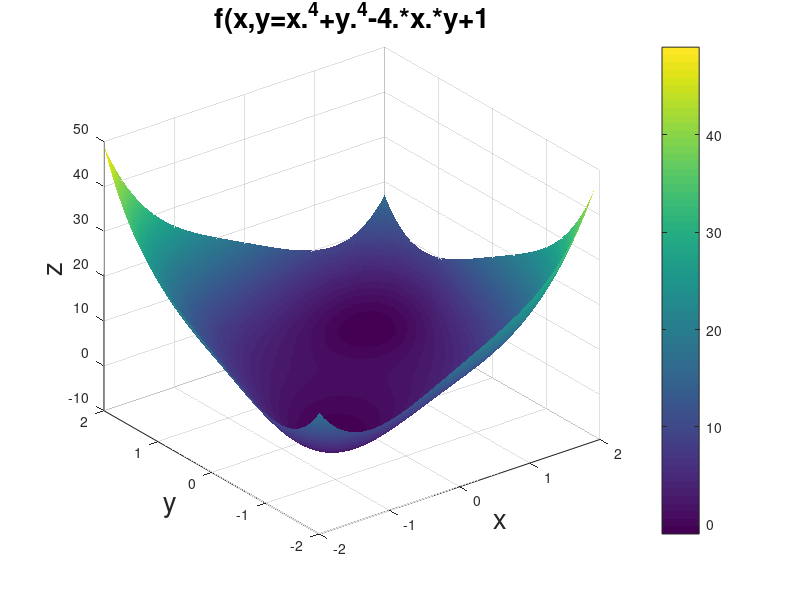

MATLAB code for this plot:
%Find the Maxima and Minima of f(x,y)=x^4+y^4-4*x*y+1
xMin=-2;
xMax=2;
yMin=-2;
yMax=2;
numPoints=200;
xv=linspace(xMin,xMax,numPoints);
yv=linspace(yMin,yMax,numPoints);
[x,y]=meshgrid(xv,yv);
f=x.^4+y.^4-4.*x.*y+1;
surf(x,y,f,'LineStyle','none');
xlabel('x','FontSize',20);
ylabel('y','FontSize',20);
zlabel('z','FontSize',20);
title('f(x,y=x.^4+y.^4-4.*x.*y+1','FontSize',20);
colorbar;
maxValue=max(abs(f(:)));
minValue=min(abs(f(:)));
fprintf('The max value of f=%f\nThe min of f=%f\n',maxValue,minValue);
